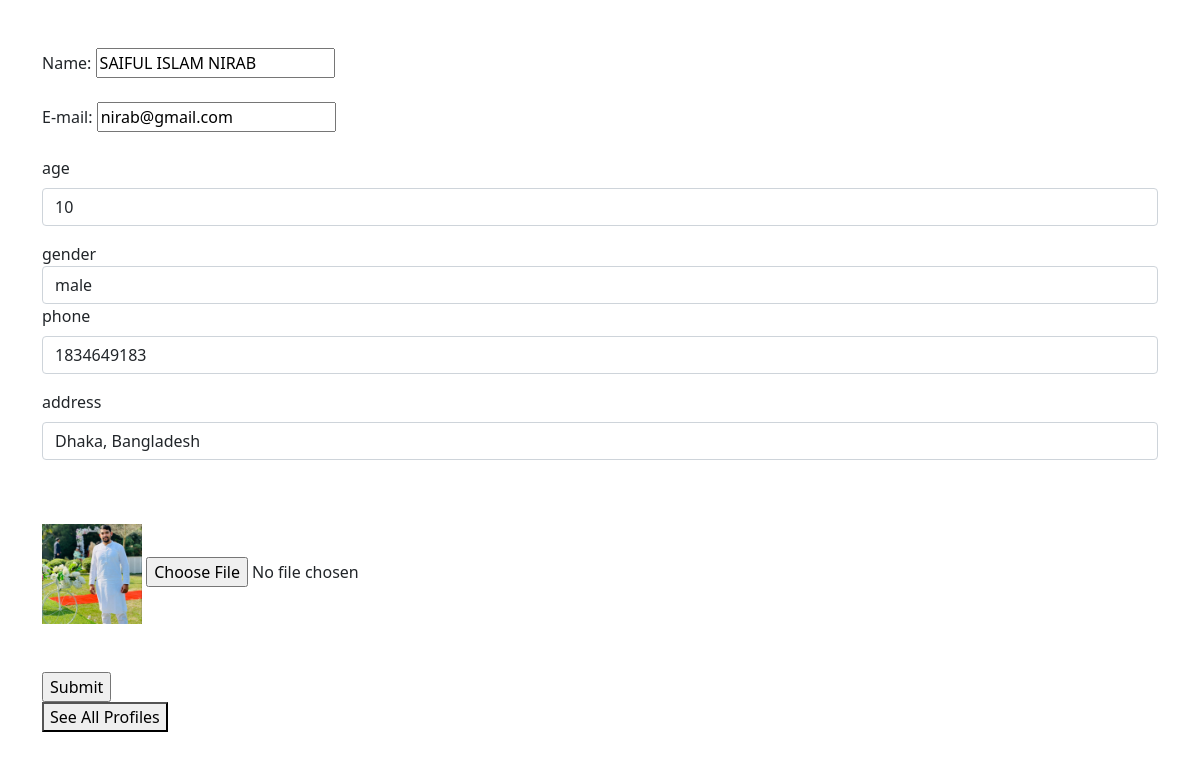
/update/33/, run on the app's committed database.
### crudApp/models.py (models this page shows, shortened)
class Profile(models.Model):
    Name = models.CharField(max_length=20)
    email = models.EmailField(max_length=20)
    age = models.PositiveIntegerField()
    gender = models.CharField(max_length=6)
    image = models.ImageField(upload_to='prof_pic/',  default='default/default.png')
    phone = models.PositiveIntegerField()
    address = models.TextField(max_length=200)

### crudApp/views.py (the view, shortened to what this page needs)
# urls.py: path('update/<id>/', update, name='updateProfile'),
def update(r, id):
    pro = Profile.objects.get(id=id)
    return render(r, 'Update.html', locals())

### Templates/Update.html (shortened to what this page needs)
<!DOCTYPE html>
<html lang="en">
<head>
    <link rel="stylesheet" href="https://cdn.jsdelivr.net/npm/bootstrap@5.0.0-beta1/dist/css/bootstrap.min.css">
    <link href="https://cdn.jsdelivr.net/npm/bootstrap@5.0.2/dist/css/bootstrap.min.css" rel="stylesheet">
    <link rel="stylesheet" href="https://use.fontawesome.com/releases/v5.7.2/css/all.css">
    <link rel="stylesheet" href="https://cdnjs.cloudflare.com/ajax/libs/jquery/3.2.1/jquery.min.js">
    <link rel="stylesheet" href="https://cdn.jsdelivr.net/npm/bootstrap@5.0.0-beta1/dist/js/bootstrap.bundle.min.js">
    <link rel="stylesheet" href="https://cdnjs.cloudflare.com/ajax/libs/font-awesome/5.15.4/css/all.min.css">
</head>
<body>
    <br>
    <br>
    <div class="container " >
        <form action="" method="POST" enctype="multipart/form-data">
            <label>Name: </label>
            <input type="text" name="name" value="{{pro.Name}}">
            <br><br>
            <label>E-mail:</label>
            <input type="email" name="email" value="{{pro.email}}">
            <br><br>
            <div class="mb-3">
                <label  class="form-label">age</label>
                <input type="number" class="form-control" value="{{pro.age}}" aria-describedby="emailHelp" name="age">
              </div>
              <div class="form-group">
                <label for="exampleFormControlSelect1">gender</label>
                <select class="form-control" id="exampleFormControlSelect1" value="{{pro.gender}}" name ="gender">
                  <option>male</option>
                </select>
            </div>
            <div class="mb-3">
                <label class="form-label">phone</label>
                <input type="tel" class="form-control" value="{{pro.phone}}" aria-describedby="emailHelp" name="phone">
              </div>
              <div class="mb-3">
                <label  class="form-label">address</label>
                <input type="text" class="form-control" value="{{pro.address}}" name="address">
              </div>
            <br><br>
            <img src="{{pro.image.url}}" width="100px" height="100px" alt="">
            <input type="file" value="fileupload" id="fileupload" name="image" >
            <br>
            <br><br>
            <input type="submit">
        </form>
        <p> <a href="{% url 'base' %}"> <button>See All Profiles</button> </a> </p>
    </div>
</body>
</html>

### data on the page
Profile: name "SAIFUL ISLAM NIRAB", email "nirab@gmail.com", age "10", gender "male", phone "1834649183", address "Dhaka, Bangladesh", image (picture)
